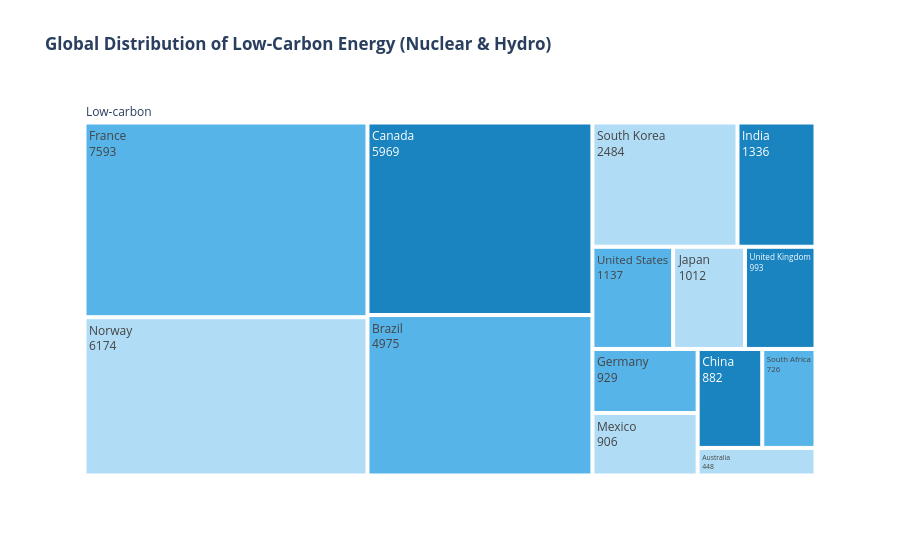
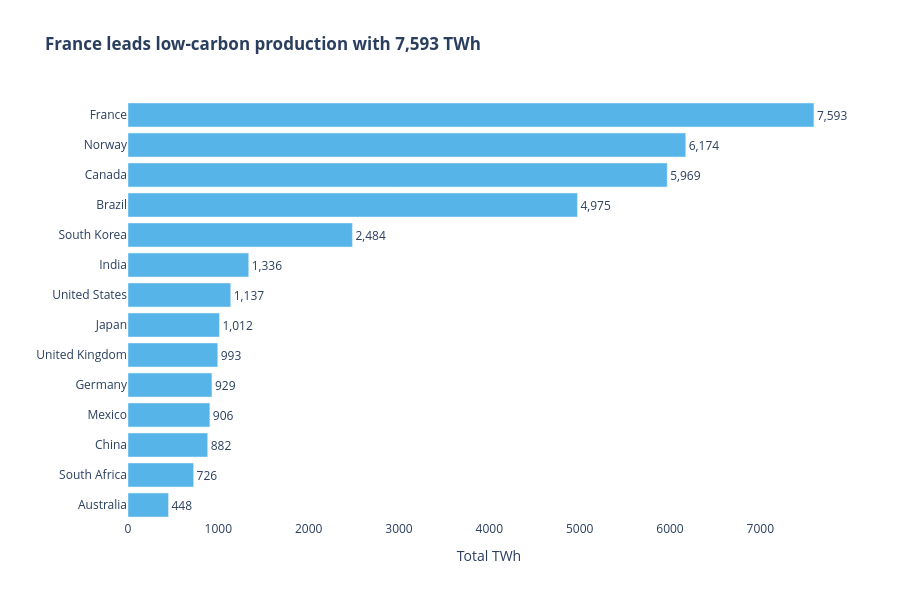

The code cell stored with these charts, in order, in its notebook:
### Markdown cell above
## Task 3 — Treemap vs bar: low-carbon energy by country

**What to build:** Build **both** a treemap and a horizontal bar chart showing total low-carbon TWh (Nuclear + Hydro) per country. Then answer the question in a markdown cell below.

**Requirements:**
- Filter to `Source_Type == 'Low-carbon'` and aggregate TWh by country
- Treemap: single-level `path=['All', 'Country']` with a dummy root node labelled `'Low-carbon'`
- Bar chart: sorted by TWh, horizontal orientation, CVD-safe colour
- Both charts show TWh values, not percentages
- Insight title on the bar chart naming the leading country

### Code cell
import pandas as pd
import plotly.express as px

# 1. Prepare Data
df = pd.read_csv('global_energy_mix.csv')
low_carbon_sources = ['Nuclear', 'Hydro']
df_lc = df[df['Source'].isin(low_carbon_sources)].copy()

# Aggregate TWh by Country
df_agg = df_lc.groupby('Country')['TWh'].sum().reset_index()

# Sort for the bar chart (Requirement: Sorted by TWh)
df_agg = df_agg.sort_values('TWh', ascending=True)

# 2. Treemap (Requirement: path=['All', 'Country'])
df_agg['All'] = 'Low-carbon'
fig_tree = px.treemap(
    df_agg, 
    path=['All', 'Country'], 
    values='TWh',
    color_discrete_sequence=['#56B4E9'], # CVD-safe Sky Blue
    title='<b>Global Distribution of Low-Carbon Energy (Nuclear & Hydro)</b>'
)
fig_tree.update_traces(textinfo='label+value')

# 3. Bar Chart with values on the bars
# Identify the leading country for the insight title
leader = df_agg.iloc[-1]['Country']
val = df_agg.iloc[-1]['TWh']

fig_bar = px.bar(
    df_agg, 
    x='TWh', 
    y='Country', 
    orientation='h',
    text='TWh', # This tells Plotly to use the TWh column for labels
    color_discrete_sequence=['#56B4E9'],
    title=f'<b>{leader} leads low-carbon production with {val:,.0f} TWh</b>'
)

# Customise the text labels on the bars
fig_bar.update_traces(
    texttemplate='%{text:,.0f}', # Formats the number with a comma (e.g., 1,234)
    textposition='outside'       # Places the value at the end of the bar
)

# Formatting for a clean look (from Lecture Notes)
fig_bar.update_layout(
    plot_bgcolor='white',
    xaxis_title='Total TWh',
    yaxis_title='',
    # Increase right margin so the 'outside' labels don't get cut off
    margin=dict(r=50), 
    height=600 # Makes it taller and easier to read
)

# Show both
fig_tree.show()
fig_bar.show()

### Figure 1 — Plotly figure (JSON) as saved in the notebook; plotly's stock layout.template omitted (floating-point values rounded to 4 significant figures)
{"data": [{"branchvalues": "total", "domain": {"x": [0, 1], "y": [0, 1]}, "hovertemplate": "labels=%{label}<br>TWh=%{value}<br>parent=%{parent}<br>id=%{id}<extra></extra>", "ids": ["Low-carbon/Australia", "Low-carbon/South Africa", "Low-carbon/China", "Low-carbon/Mexico", "Low-carbon/Germany", "Low-carbon/United Kingdom", "Low-carbon/Japan", "Low-carbon/United States", "Low-carbon/India", "Low-carbon/South Korea", "Low-carbon/Brazil", "Low-carbon/Canada", "Low-carbon/Norway", "Low-carbon/France", "Low-carbon"], "labels": ["Australia", "South Africa", "China", "Mexico", "Germany", "United Kingdom", "Japan", "United States", "India", "South Korea", "Brazil", "Canada", "Norway", "France", "Low-carbon"], "name": "", "parents": ["Low-carbon", "Low-carbon", "Low-carbon", "Low-carbon", "Low-carbon", "Low-carbon", "Low-carbon", "Low-carbon", "Low-carbon", "Low-carbon", "Low-carbon", "Low-carbon", "Low-carbon", "Low-carbon", ""], "textinfo": "label+value", "type": "treemap", "values": [448.0, 726.0, 882.0, 906.0, 929.0, 993.0, 1012.0, 1137.0, 1336.0, 2484.0, 4975.0, 5969.0, 6174.0, 7593.0, 35560.0]}], "layout": {"legend": {"tracegroupgap": 0}, "title": {"text": "<b>Global Distribution of Low-Carbon Energy (Nuclear & Hydro)</b>"}, "treemapcolorway": ["#56B4E9"]}}

### Figure 2 — Plotly figure (JSON) as saved in the notebook; plotly's stock layout.template omitted (floating-point values rounded to 4 significant figures)
{"data": [{"hovertemplate": "TWh=%{text}<br>Country=%{y}<extra></extra>", "legendgroup": "", "marker": {"color": "#56B4E9", "pattern": {"shape": ""}}, "name": "", "orientation": "h", "showlegend": false, "text": [448.0, 726.0, 882.0, 906.0, 929.0, 993.0, 1012.0, 1137.0, 1336.0, 2484.0, 4975.0, 5969.0, 6174.0, 7593.0], "textposition": "outside", "texttemplate": "%{text:,.0f}", "type": "bar", "x": [448.0, 726.0, 882.0, 906.0, 929.0, 993.0, 1012.0, 1137.0, 1336.0, 2484.0, 4975.0, 5969.0, 6174.0, 7593.0], "xaxis": "x", "y": ["Australia", "South Africa", "China", "Mexico", "Germany", "United Kingdom", "Japan", "United States", "India", "South Korea", "Brazil", "Canada", "Norway", "France"], "yaxis": "y"}], "layout": {"barmode": "relative", "height": 600, "legend": {"tracegroupgap": 0}, "margin": {"r": 50}, "plot_bgcolor": "white", "title": {"text": "<b>France leads low-carbon production with 7,593 TWh</b>"}, "xaxis": {"anchor": "y", "domain": [0, 1], "title": {"text": "Total TWh"}}, "yaxis": {"anchor": "x", "domain": [0, 1], "title": {"text": ""}}}}
